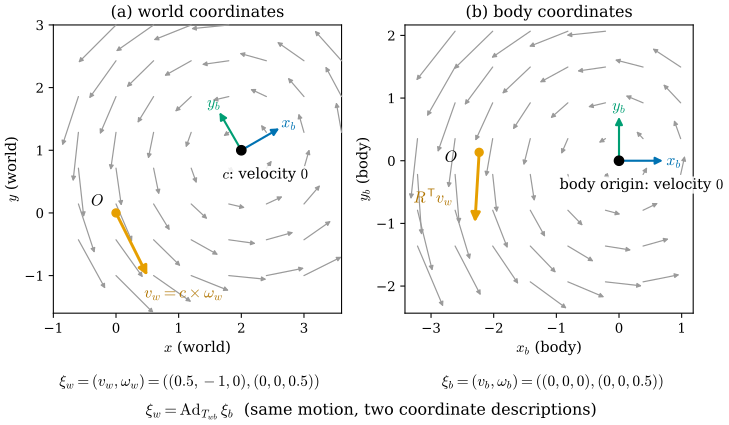

Recreate this plot in Python.
"""Figure 28.1.4: one rigid velocity field, two twist coordinates related by Ad (Section 28.1).

A body frame B sits at c = (2, 1, 0) in the world, rotated by 30 degrees about z (T_wb = (R, c)). It spins about its
own z axis with angular velocity 0.5 rad/s: in body coordinates the twist is xi_b = (v_b, w_b) = (0, (0, 0, 0.5)).
The same motion in world coordinates is xi_w = Ad_{T_wb} xi_b = (c x w_w, w_w) with w_w = R w_b = (0, 0, 0.5),
so v_w = (0.5, -1, 0) != 0 although the motion is a pure rotation.
(a) world coordinates (x, y): gray arrows = the velocity field xdot = w_w x x + v_w on a grid (drawn at 0.6 times the
    true length); the black dot is c (velocity 0), the orange arrow at the world origin O is v_w (true length).
(b) body coordinates (x_b, y_b) of the same points: the field is xdot_b = w_b x x_b, the body origin has velocity 0,
    and the world origin O appears at -R^T c with velocity R^T v_w (orange, true length).
Both panels use the same scale. Self-check: xi_w = Ad xi_b and T_wb Exp(s xi_b) T_wb^{-1} = Exp(s xi_w); the field
in (b) is R^T times the field in (a) at corresponding points.

Run from the project root:
``PYTHONPATH=tools python3 chapters/28-lie-groups-poses/figures/fig-28-1-4-adjoint.py``
"""

import os
import pathlib
import sys

os.environ.setdefault("OMP_NUM_THREADS", "4")
os.environ.setdefault("OPENBLAS_NUM_THREADS", "4")
sys.path.insert(0, str(pathlib.Path(__file__).resolve().parents[1] / "lib"))
import dglie as L  # noqa: E402

import dgfig  # noqa: E402

dgfig.setup()

import matplotlib.pyplot as plt  # noqa: E402
import numpy as np  # noqa: E402

C = dgfig.COLORS
c = np.array([2.0, 1.0, 0.0])
R = L.expSO3(np.radians(30) * np.array([0, 0, 1.0]))
T_wb = L.make_T(R, c)
w_b = np.array([0.0, 0.0, 0.5])
xi_b = np.concatenate([np.zeros(3), w_b])
xi_w = L.Ad_SE3(T_wb) @ xi_b
v_w, w_w = xi_w[:3], xi_w[3:]

assert np.allclose(w_w, R @ w_b)
assert np.allclose(v_w, np.cross(c, w_w))
assert np.allclose(v_w, [0.5, -1.0, 0.0])
for s in [0.3, 1.0, 2.5]:
    assert np.allclose(T_wb @ L.expSE3(s * xi_b) @ L.inv_T(T_wb), L.expSE3(s * xi_w), atol=1e-12)


def field_w(x):
    return np.cross(w_w, x) + v_w


def field_b(xb):
    return np.cross(w_b, xb)


for x in np.random.default_rng(1).normal(size=(5, 3)):
    x[2] = 0
    xb = R.T @ (x - c)
    assert np.allclose(field_b(xb), R.T @ field_w(x))

SPAN = 4.6
SCALE = 0.6
fig, (ax, bx) = plt.subplots(1, 2, figsize=(8.6, 4.3), gridspec_kw=dict(wspace=0.22))
akw = dict(arrowstyle="-|>", lw=2.2, mutation_scale=14, shrinkA=0, shrinkB=0)
gkw = dict(arrowstyle="-|>", lw=0.9, mutation_scale=7, shrinkA=0, shrinkB=0, color="#9A9A9A")


def frame(axh, origin, Rm, lab, length=0.7):
    for k, col, nm in [(0, C["tangent"], "x"), (1, C["third"], "y")]:
        d = Rm[:2, k] * length
        axh.annotate("", xy=origin + d, xytext=origin, arrowprops=dict(arrowstyle="-|>", lw=1.6, color=col,
                                                                       mutation_scale=11, shrinkA=0, shrinkB=0))
        axh.text(*(origin + 1.25 * d), r"$%s_%s$" % (nm, lab), fontsize=12, color=col, ha="center", va="center")


# (a) world coordinates
xs = np.linspace(-0.6, 3.6, 8)
ys = np.linspace(-1.0, 3.0, 8)
for x in xs:
    for y in ys:
        p = np.array([x, y, 0.0])
        d = SCALE * field_w(p)[:2]
        ax.annotate("", xy=p[:2] + d, xytext=p[:2], arrowprops=gkw)
ax.plot(*c[:2], "o", color=C["main"], ms=7, zorder=5)
frame(ax, c[:2], R, "b")
ax.text(c[0] - 0.3, c[1] - 0.45, r"$c$: velocity $0$", fontsize=11, bbox=dict(fc="white", ec="none", alpha=0.85, pad=1))
ax.plot(0, 0, "o", color=C["accent"], ms=6, zorder=5)
ax.annotate("", xy=v_w[:2], xytext=(0, 0), arrowprops=dict(color=C["accent"], **akw), zorder=6)
ax.text(-0.4, 0.12, r"$O$", fontsize=12)
ax.text(0.45, -1.35, r"$v_w = c \times \omega_w$", fontsize=12, color="#B07400")
fig.text(0.29, -0.03, r"$\xi_w = (v_w, \omega_w) = ((0.5, -1, 0), (0, 0, 0.5))$", fontsize=11.5, ha="center")
ax.set_xlim(-1.0, -1.0 + SPAN)
ax.set_ylim(-1.6, -1.6 + SPAN * 1.0)
ax.set_aspect("equal")
ax.set_xlabel(r"$x$ (world)")
ax.set_ylabel(r"$y$ (world)")
ax.set_title("(a) world coordinates", fontsize=12)

# (b) body coordinates
O_b = R.T @ (-c)
vO_b = R.T @ v_w
cx, cy = O_b[0] / 2, O_b[1] / 2
xs2 = np.linspace(cx - 2.1, cx + 2.1, 8)
ys2 = np.linspace(cy - 2.0, cy + 2.0, 8)
for x in xs2:
    for y in ys2:
        p = np.array([x, y, 0.0])
        d = SCALE * field_b(p)[:2]
        bx.annotate("", xy=p[:2] + d, xytext=p[:2], arrowprops=gkw)
bx.plot(0, 0, "o", color=C["main"], ms=7, zorder=5)
frame(bx, np.zeros(2), np.eye(3), "b")
bx.text(-0.95, -0.45, r"body origin: velocity $0$", fontsize=11, bbox=dict(fc="white", ec="none", alpha=0.85, pad=1))
bx.plot(*O_b[:2], "o", color=C["accent"], ms=6, zorder=5)
bx.annotate("", xy=O_b[:2] + vO_b[:2], xytext=O_b[:2], arrowprops=dict(color=C["accent"], **akw), zorder=6)
bx.text(O_b[0] - 0.55, O_b[1] - 0.15, r"$O$", fontsize=12)
bx.text(O_b[0] - 1.05, O_b[1] - 0.8, r"$R^{\mathsf{T}} v_w$", fontsize=12, color="#B07400")
fig.text(0.73, -0.03, r"$\xi_b = (v_b, \omega_b) = ((0, 0, 0), (0, 0, 0.5))$", fontsize=11.5, ha="center")
bx.set_xlim(cx - SPAN / 2, cx + SPAN / 2)
bx.set_ylim(cy - SPAN / 2 - 0.2, cy + SPAN / 2 - 0.2)
bx.set_aspect("equal")
bx.set_xlabel(r"$x_b$ (body)")
bx.set_ylabel(r"$y_b$ (body)")
bx.set_title("(b) body coordinates", fontsize=12)
fig.text(0.51, -0.1, r"$\xi_w = \mathrm{Ad}_{T_{wb}}\,\xi_b$" + "  (same motion, two coordinate descriptions)",
         ha="center", fontsize=12)

dgfig.save(fig, __file__)
